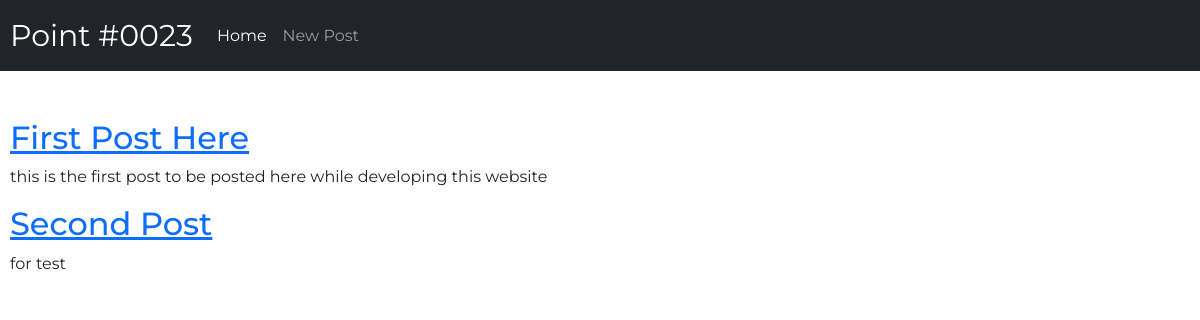
The app's page /, older data.
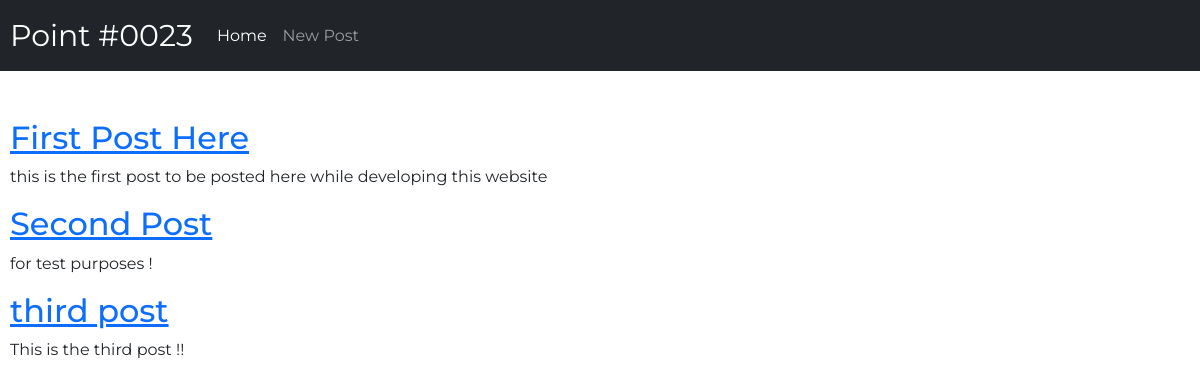
The same page, newer data.
### blog/models.py (models this page shows, shortened)
class Post(models.Model):
	title = models.CharField(max_length=200)
	author = models.ForeignKey(
			'auth.user',
			on_delete=models.CASCADE,
		)
	body = models.TextField()

### blog/views.py (the view)
# urls.py: path('',BlogListView.as_view(),name='home'),
class BlogListView(ListView):
	model = Post
	template_name = "home.html"

### templates/home.html
{% extends 'base.html' %}
{% block content %}
    {% for post in object_list %}
      <div class="post-entry">
      <h2><a href="{% url 'post_detail' post.pk%}">{{ post.title }}</a>
      </h2> <p>{{ post.body }}</p>
      </div>
    {% endfor %}
{% endblock content %}

### templates/base.html (shortened to what this page needs)
{% load static %}
<html>
<head>
</head>
<link href="{% static 'css/base.css' %}" type="text/css" rel="stylesheet">
<link href="https://cdn.jsdelivr.net/npm/bootstrap@5.3.0-alpha1/dist/css/bootstrap.min.css" rel="stylesheet">
<body>
	<nav class="navbar navbar-expand-lg navbar-dark bg-dark ">
	  <a class="navbar-brand" href="{% url 'home' %}">Point #0023</a>
	  <div class="collapse navbar-collapse" id="navbarNavAltMarkup">
	    <div class="navbar-nav">
	      <a class="nav-item nav-link active" href="{% url 'home' %}">Home</a>
	      <a class="nav-item nav-link" href="{% url 'post_new' %}"> New Post </a>
	    </div>
	  </div>
	</nav>
<br><br>
<div class="content">
{% block content %} {% endblock content %}
</div>
</body>
</html>

### static/css/base.css (style rules this page uses)
body { font-family: 'Montserrat', sans-serif !important; }
.navbar-brand { padding-left: 10px !important; font-size: 30px !important; }
.content { padding-left: 10px !important; }

Row changes from the older to the newer data that the page shows:
changed Post "Second Post": body "for test" → "for test purposes !"
added Post: title "third post", body "This is the third post !!"
